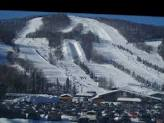
#> input picture Enhance/Enhance/index.jpg, 164 x 123 px, found by its file name
$ python hist.py index.jpg   (older library calls are emulated)
#> lines starting #> are read from the running program, lines starting #| are printed output that depends on the picture
import cv2
import numpy as np
import sys
import scipy.misc
from scipy import misc
from PIL import Image, ImageEnhance
from scipy.misc.pilutil import Image
from PIL import Image
import sys

#img = Image.open(sys.argv[1])
#name = Image.open(sys.argv[1])
img = cv2.imread('/home/satyendra/Enhance/index.jpg',0)
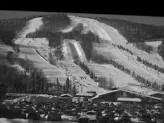
#> img: shape (123, 164); min 0, max 236, mean 87.4
equ = cv2.equalizeHist(img)
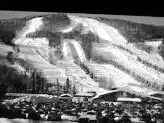
#> equ: shape (123, 164); min 0, max 255, mean 118.1
res = np.hstack((img,equ)) #stacking images side-by-side
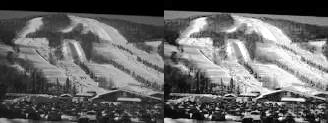
#> res: shape (123, 328); min 0, max 255, mean 102.7
cv2.imwrite('res.png',res)
print('Your image has been processed by Histogram Equilization')

$ run again, with Enhance/Enhance/caterpillar_less_contrast.jpg copied over Enhance/Enhance/index.jpg
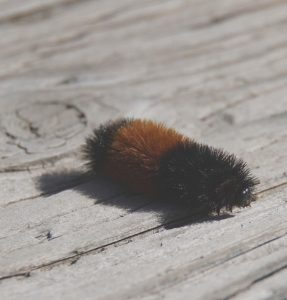
#> input picture Enhance/Enhance/caterpillar_less_contrast.jpg, 287 x 300 px, found by its file name
#> `equ = cv2.equalizeHist(img)`:
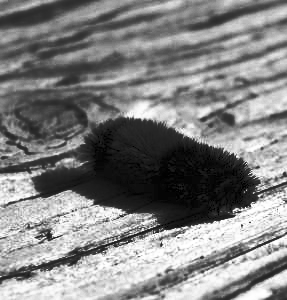
#> equ: shape (300, 287); min 0, max 255, mean 129.3
#> `res = np.hstack((img,equ))`:
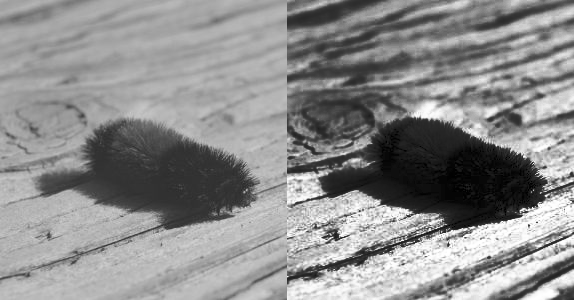
#> res: shape (300, 574); min 0, max 255, mean 140.2
